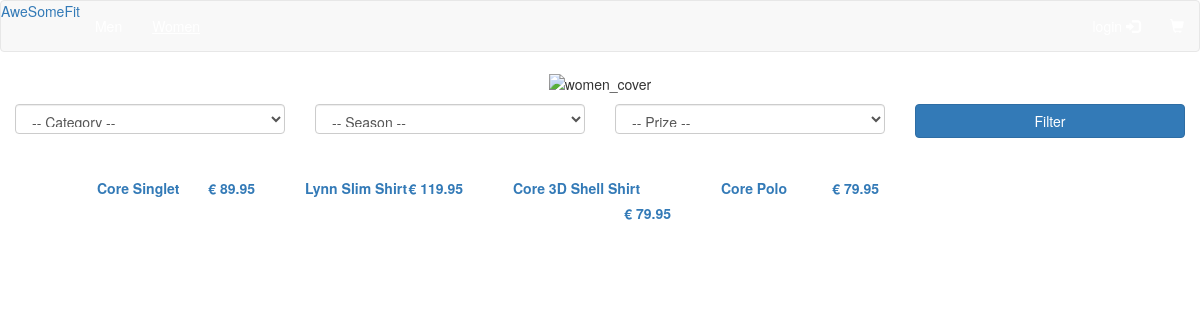
Screenshot of /index.php/browse/shirt_women with the database file from the repository.
### tables this page shows
CREATE TABLE `product` (
  `product_id` int(11) NOT NULL,
  `product_name` varchar(45) NOT NULL,
  `product_description` varchar(160) NOT NULL,
  `product_gender` enum('man','woman','unisex') NOT NULL,
  `product_price` float(5,2) NOT NULL,
  `product_type` enum('T-Shirt','Pants','Skirt','Shirt','Eyewear') NOT NULL,
  `product_season` enum('SS','FW','ND') NOT NULL
);

### application/controllers/Browse.php (called while the page is built, shortened)
<?php
class Browse extends CI_Controller {
	public function __construct() {
        $this->load->helper('url_helper');
        $this->load->helper('url');
        $this->load->model('products_model');
        $this->load->library('session');
    }
    public function shirt_women(){
        $season = FALSE;
        $priceMin = FALSE;
        $priceMax = FALSE;
        $type = 'Shirt';
        $data['products'] = $this->products_model->get_products_women_filtered($season, $priceMin, $priceMax, $type);
        $data['allproducts'] = $this -> products_model -> get_women_types();
        $this -> load -> view('women', $data);
    }
}

### index.php (called while the page is built, shortened)
<?php
require_once BASEPATH.'core/CodeIgniter.php';

### application/models/Products_model.php (called while the page is built, shortened)
<?php
class Products_model extends CI_Model {
    public function get_women_types() {
        $this->db->group_by('product_type');
        $query = $this->db->get_where('product', "(product_gender = 'woman' OR product_gender = 'unisex')");
        return $query->result_array();
    }
    public function get_products_women_filtered($season, $priceMin, $priceMax, $type){
        $this->db->where("(product_gender = 'woman' OR product_gender = 'unisex')");
        if ($type != FALSE){
            $this->db->where('product_type', $type);
        }
        $query = $this->db->get('product');
        $data = array();
        if ($query !== FALSE && $query->num_rows() > 0) {
            $data = $query->result_array();
        }
        return $data;
    }
}

### application/views/women.php (the view, shortened to what this page needs)
<!DOCTYPE html>
<html>
<head>
    <link rel="stylesheet" href="https://maxcdn.bootstrapcdn.com/bootstrap/3.3.7/css/bootstrap.min.css">
    <link rel="stylesheet" href="<?php echo base_url(); ?>assets/css/global.css">
</head>
<body>
    <nav class="navbar navbar-default" role="navigation">
  <div class="navbar-header">
    <a class="navbar-ASF" href="<?php echo base_url(); ?>home">AweSomeFit</a>
  </div>
  <div class="navbar-collapse collapse">
    <ul class="nav navbar-nav navbar-left">
        <li><a href="<?php echo base_url(); ?>browse/openmen" style="color: #FFFFFF;" onmouseover="this.style.color='#AAAAAA'" onmouseout="this.style.color='#FFFFFF'">Men</a></li>
        <li><a href="<?php echo base_url(); ?>browse/openwomen" style="color: #FFFFFF;" onmouseover="this.style.color='#AAAAAA'" onmouseout="this.style.color='#FFFFFF'"><u>Women</u></a></li>
    </ul>
    <ul class="nav navbar-nav navbar-right">
     <?php if(isset($_SESSION["user_id"])) {
        echo "<li><a href=\"".base_url()."profile/open_profile\" style=\"color: #FFFFFF;\" onmouseover=\"this.style.color='#AAAAAA'\" onmouseout=\"this.style.color='#FFFFFF'\"><i class=\"glyphicon glyphicon-user\"></i>  Profile</a></li>";
    }
      else {
        echo "<li><a href=\"".base_url()."login\" style=\"color: #FFFFFF;\" onmouseover=\"this.style.color='#AAAAAA'\" onmouseout=\"this.style.color='#FFFFFF'\">login  <i class=\"glyphicon glyphicon-log-in\"></i></a></li>";
      }
    ?>
      <li><a href="<?php echo base_url(); ?>cart/open_cart" style="color: #FFFFFF;" onmouseover="this.style.color='#AAAAAA'" onmouseout="this.style.color='#FFFFFF'"><i class="glyphicon glyphicon-shopping-cart"></i></a></li>
    </ul>
  </div>
</nav>
    <div class="col-xs-12 col-sm-12 col-md-12 col-lg-12" align="center" style="margin-bottom: 10px;">
        <img src="<?php echo base_url(); ?>assets/img/Women.png" style="width: 100%;" alt="women_cover">
    </div>
    <div class="row" style="margin-left: auto; margin-right: auto; margin-bottom: 10px;">
        <form action="<?php echo base_url(); ?>browse/filterwomen"  method="POST">
         <div class="col-xs-12 col-sm-12 col-md-3 col-lg-3">
            <select class="form-control" name="type" style="width: 100%; height: 30px;">
                <option selected>-- Category --</option>
            </select>
        </div>
        <div class="col-xs-12 col-sm-12 col-md-3 col-lg-3">
            <select class="form-control" name="season" style="width: 100%; height: 30px;">
                <option selected>-- Season --</option>
            </select>
        </div>
        <div class="col-xs-12 col-sm-12 col-md-3 col-lg-3">
            <select class="form-control" name="price" style="width: 100%; height: 30px;">
                <option selected>-- Prize --</option>
            </select>
        </div>
        <div class="col-xs-12 col-sm-12 col-md-3 col-lg-3">
            <button type="submit" class="btn btn-primary" style="width: 100%;">Filter</button>
        </div>
    </form>
</div>
<div class="row" style="margin-left: 6%; margin-right: auto;">
    <?php foreach ($products as $product_item): ?>
       <a href = "<?php echo base_url(); ?>browse/visualize/<?php echo $product_item['product_id']; ?>">
        <div class="col-xs-12 col-sm-12 col-md-2 col-lg-2" style="margin: 10px;">
           <img src="<?php echo base_url(); ?>assets/img/products/<?php echo $product_item['product_id']; ?>.png" style="width: 100%;" alt=""><br>
            <label><?php echo $product_item['product_name']; ?></label>
            <label style="float: right;">€ <?php echo $product_item['product_price']; ?></label>
        </div>
    </a>
    <?php endforeach; ?>
</div>
</body>
</html>

### rows the page displays
product: product_name "Core Singlet", product_price "89.95"
product: product_name "Lynn Slim Shirt", product_price "119.95"
product: product_name "Core 3D Shell Shirt", product_price "79.95"
product: product_name "Core Polo", product_price "79.95"
